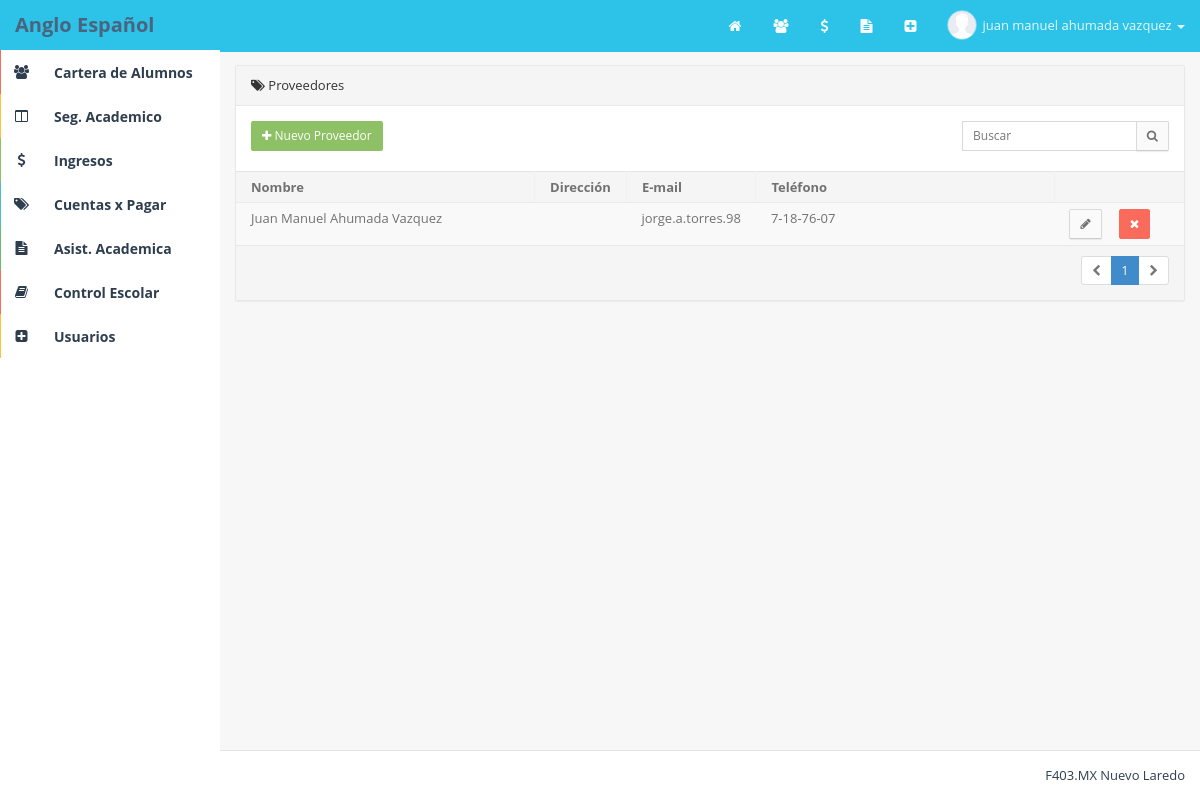
The app's page /admin.php?m=proveedores (signed in) with its own data.
### tables this page shows
CREATE TABLE IF NOT EXISTS `proveedores` (
  `nombre` varchar(45) DEFAULT NULL,
  `email` varchar(45) DEFAULT NULL,
  `direccion` varchar(45) DEFAULT NULL,
  `telefono` varchar(45) DEFAULT NULL,
  `descripcion` text,
  `rfc` varchar(45) DEFAULT NULL,
  `cp` varchar(45) DEFAULT NULL,
  `fecha` date NOT NULL,
  `idproveedores` int(11) NOT NULL
);

### php/proveedores.php (the view, shortened to what this page needs)
<section class="panel panel-default pos-rlt clearfix">
	<header class="panel-heading"> <i class="fa fa-tags"></i> Proveedores </header>
	<div class="row wrapper">
		<div class="col-sm-2 m-b-xs">
			<a href="admin.php?m=proveedoresAgregar" class="pull-left btn btn-sm btn-success"><i class="fa fa-plus"></i> Nuevo Proveedor </a>
		</div>
		<div class="col-sm-7 m-b-xs text-center">
		</div>
		<div class="col-sm-3">
			<form action="" id="buscarProveedor" method="get">
				<div class="input-group">
					<input type="text" class="input-sm form-control" name="buscar" placeholder="Buscar">
					<span class="input-group-btn"> <button class="btn btn-sm btn-default" id="buscar" type="submit"> <i class="fa fa-search"></i> </button> </span>
				</div>
			</form>
		</div>
	</div>
	<div class="table-responsive">
		<table class="table table-striped b-t b-light">
			<thead>
				<tr>
					<th width="300">Nombre</th>
					<th>Direcci&oacute;n</th>
					<th>E-mail</th>
					<th width="300">Tel&eacute;fono</th>
					<th width="130"></th>
				</tr>
			</thead>
<tbody>
<?php
			if ( isset($_GET['buscar']) ){
				$buscar = mysql_real_escape_string($_GET['buscar']);
				$consulta  = "SELECT * FROM proveedores WHERE
					(nombre LIKE '%".$buscar."%' OR
						email LIKE '%".$buscar."%' OR
						telefono LIKE '%".$buscar."%' OR
						direccion LIKE '%".$buscar."%' OR
						telefono LIKE '%".$buscar."%' OR
						rfc LIKE '%".$buscar."%' OR
						cp LIKE '%".$buscar."%')
					ORDER BY nombre ASC";
					$url = "admin.php?m=proveedores&buscar=".$buscar;
			} else {
				$consulta  = "SELECT * FROM proveedores ORDER BY nombre ASC";
				$url = "admin.php?m=proveedores";
			}
$rows_per_page = 20;
if(isset($_GET['pag']))
	$page = mysql_real_escape_string($_GET['pag']);
else if (@$_GET['pag'] == "0")
	$page = 1;
else
	$page = 1;
$num_rows 		= mysql_num_rows(mysql_query($consulta));
$lastpage		= ceil($num_rows / $rows_per_page);
$page     = (int)$page;
$limit 		= 'LIMIT '. ($page -1) * $rows_per_page . ',' .$rows_per_page;
$consulta  .=" $limit";
$consulta = mysql_query($consulta);
			while($q = mysql_fetch_object($consulta)){
?>
				<tr>
					<td><?php echo $q->nombre; ?></td>
					<td><?php echo $q->direccion; ?></td>
					<td><?php echo $q->email; ?></td>
					<td><?php echo $q->telefono; ?></td>
					<td>
						<a href="admin.php?m=proveedoresEditar&id=<?php echo $q->idproveedores; ?>" class="btn btn-sm btn-default"> <i class="fa fa-pencil"></i> </a> &nbsp;&nbsp;&nbsp;
						<a href="admin.php?m=proveedores&del=<?php echo $q->idproveedores; ?>" class="btn btn-sm btn-danger"> <i class="fa fa-times"></i> </a>
					</td>
				</tr>
<?php
			}
?>
			</tbody>
		</table>
	</div>
		<footer class="panel-footer">
		<div class="row">
			<div class="col-sm-12 text-right text-center-xs">
				<ul class="pagination pagination-sm m-t-none m-b-none">
<?php
	if($num_rows != 0){
		$nextpage = $page + 1;
		if ($page == 1) {
			echo '<li class="disabled"><a href="#"><i class="fa fa-chevron-left"></i></a></li>';
			echo '<li class="active"><a href="">1</a></li>';
			if($lastpage >$page ){
				echo '<li><a href="'.$url.'&pag='.$nextpage.'"><i class="fa fa-chevron-right"></i></a></li>';
			}else{
				echo '<li class="disabled"><a href="#"><i class="fa fa-chevron-right"></i></a></li>';
			}
		}
	}
?>
				</ul>
			</div>
		</div>
	</footer>
</section>

### records on screen
proveedores: nombre "Juan Manuel Ahumada Vazquez", email "jorge.a.torres.98", telefono "7-18-76-07"

### other values on screen
$_SESSION['userNm'] "juan manuel ahumada vazquez"
